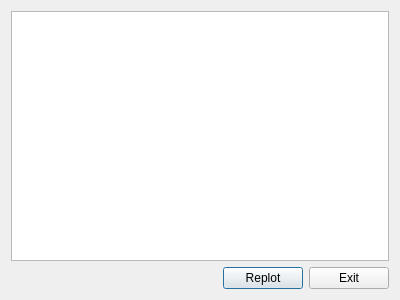
<?xml version="1.0" encoding="UTF-8"?>
<ui version="4.0">
 <class>ParamsDialog</class>
 <widget class="QDialog" name="ParamsDialog">
  <property name="geometry">
   <rect>
    <x>0</x>
    <y>0</y>
    <width>400</width>
    <height>300</height>
   </rect>
  </property>
  <property name="windowTitle">
   <string>Dialog</string>
  </property>
  <layout class="QGridLayout" name="gridLayout">
   <item row="0" column="0" colspan="3">
    <widget class="QTableView" name="tableView"/>
   </item>
   <item row="1" column="1">
    <widget class="QPushButton" name="replot">
     <property name="text">
      <string>Replot</string>
     </property>
    </widget>
   </item>
   <item row="1" column="0">
    <spacer name="horizontalSpacer">
     <property name="orientation">
      <enum>Qt::Horizontal</enum>
     </property>
     <property name="sizeHint" stdset="0">
      <size>
       <width>217</width>
       <height>20</height>
      </size>
     </property>
    </spacer>
   </item>
   <item row="1" column="2">
    <widget class="QPushButton" name="Cancel">
     <property name="text">
      <string>Exit</string>
     </property>
    </widget>
   </item>
  </layout>
 </widget>
 <resources/>
 <connections/>
</ui>
